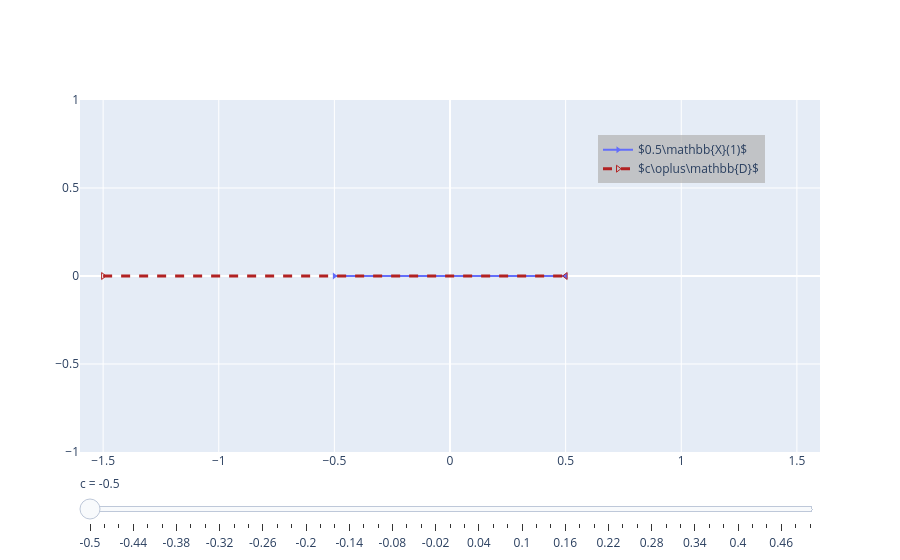

The code cell stored with this chart in its notebook:
### Markdown cell above
How does $A\mathbb{X}(1)$ changes with the value of $A$?
By playing around with the values of $A$ we observe that if $A<1$ the interval shrinks compared to $\mathbb{X}(1)$ until it starts growing again for $A<-1$. 
While in the scalar case, the set $\mathbb{X}(1)$ is stretched or compressed based on the value of $A$, in a higher dimensional scenario the set $\mathbb{X}(1)$ could also be rotated when it is multiplied by $A$.

Now that we know the set $A\mathbb{X}(1)$, let us determine the set in which $x(2)$ can lie.

Recall that $x(2) = A x(1) + d(1)$, where both $Ax(1)$ and $d(1)$ are unknown but we know the sets in which these values can lie in.
Therefore, to determine the set $\mathbb{X}(2)$ we need to sum the sets $A\mathbb{X}(1)$ and $\mathbb{D}$ somehow together.

The mathematical operation to add two sets together is called a [_Minkowski sum_](https://en.wikipedia.org/wiki/Minkowski_addition), which is denoted by the operator $\oplus$.
Mathematically, it is defined as follows
$$ \mathbb{A} \oplus \mathbb{B} = \lbrace a + b\ \text{for}\ \text{all}\ a\in\mathbb{A},\, b\in\mathbb{B}\rbrace. $$
Intuitively, this means we pick any value $a\in\mathbb{A}$ and add all the values in $\mathbb{B}$ to it to get a new set, which is basically the set $\mathbb{B}$ shifted by the value $a$. 
If we do that for all values in $\mathbb{A}$ and take the union over the resulting sets, we obtain the Minkowski sum of the sets $\mathbb{A}$ and $\mathbb{B}$.

We are visualizing that concept for the scalar system example in the figure below, where we choose $A=0.5$.

The blue solid line interval represents $0.5\mathbb{X}(1)$ and the red dashed interval represents what happens when a single value of $0.5\mathbb{X}(1)$ is added to $\mathbb{D}$.
Feel free to move the slider to see how the resulting red interval changes if a different value of $c\in0.5\mathbb{X}(1)$ is added to $\mathbb{D}$.

### Code cell
interval_dict = {}

org_interval = [-0.5, 0.5]
dist_interval = [-1,1]
slider_values = np.linspace(org_interval[0],org_interval[1],51)
t_init = org_interval[0]

steps = []
for value in slider_values:
    value_rounded = np.round(value,2)
    new_interval_fun = lambda x: sorted([x+i for i in dist_interval])
    
    interval_dict[value_rounded] = new_interval_fun(value_rounded)
    
    step = dict(
        method="update",
        label=str(value_rounded),
        args=[
            {
                "x": [org_interval, interval_dict[value_rounded]],
                "y": [[0,0], [0,0]]
            }
        ]
    )
    steps.append(step)

sliders = [dict(
    active=np.argwhere(slider_values==t_init).item(),
    steps=steps,
    currentvalue={"prefix": r"c = "}
)]
fig2 = go.Figure(data=[
    go.Scatter(y=[0,0],
        x=org_interval, 
        mode="markers+lines",
        marker_symbol=[["triangle-left", "triangle-right"][item<0] for item in org_interval], name = r'$0.5\mathbb{X}(1)$'),
    go.Scatter(x=interval_dict[t_init], y=[0,0], mode="markers+lines", marker_symbol=[["triangle-left-open", "triangle-right-open"][item<0] for item in org_interval], line = dict(color='firebrick', width=3, dash='dash'), name = r'$c\oplus\mathbb{D}$'),
])

# Initial annotation (for t_init)
fig2.update_layout(
    sliders=sliders,
    showlegend=True,
    legend=dict(
                x=.7,  # value must be between 0 to 1.
                y=0.9,   # value must be between 0 to 1.
                traceorder="normal",
                bgcolor = 'rgba(0.7,0.7,0.7,0.7)'
                )
)

fig2.update_xaxes(range=[-1.6,1.6])

HTML(fig2.to_html(include_plotlyjs=False, full_html=False, div_id="fig2"))

### Figure 1 — Plotly figure (JSON) as saved in the notebook; plotly's stock layout.template omitted (floating-point values rounded to 4 significant figures)
{"data": [{"marker": {"symbol": ["triangle-right", "triangle-left"]}, "mode": "markers+lines", "name": "$0.5\\mathbb{X}(1)$", "type": "scatter", "x": [-0.5, 0.5], "y": [0, 0]}, {"line": {"color": "firebrick", "dash": "dash", "width": 3}, "marker": {"symbol": ["triangle-right-open", "triangle-left-open"]}, "mode": "markers+lines", "name": "$c\\oplus\\mathbb{D}$", "type": "scatter", "x": [-1.5, 0.5], "y": [0, 0]}], "layout": {"legend": {"bgcolor": "rgba(0.7,0.7,0.7,0.7)", "traceorder": "normal", "x": 0.7, "y": 0.9}, "showlegend": true, "sliders": [{"active": 0, "currentvalue": {"prefix": "c = "}, "steps": [{"args": [{"x": [[-0.5, 0.5], [-1.5, 0.5]], "y": [[0, 0], [0, 0]]}], "label": "-0.5", "method": "update"}, {"args": [{"x": [[-0.5, 0.5], [-1.48, 0.52]], "y": [[0, 0], [0, 0]]}], "label": "-0.48", "method": "update"}, {"args": [{"x": [[-0.5, 0.5], [-1.46, 0.54]], "y": [[0, 0], [0, 0]]}], "label": "-0.46", "method": "update"}, {"args": [{"x": [[-0.5, 0.5], [-1.44, 0.56]], "y": [[0, 0], [0, 0]]}], "label": "-0.44", "method": "update"}, {"args": [{"x": [[-0.5, 0.5], [-1.42, 0.58]], "y": [[0, 0], [0, 0]]}], "label": "-0.42", "method": "update"}, {"args": [{"x": [[-0.5, 0.5], [-1.4, 0.6]], "y": [[0, 0], [0, 0]]}], "label": "-0.4", "method": "update"}, {"args": [{"x": [[-0.5, 0.5], [-1.38, 0.62]], "y": [[0, 0], [0, 0]]}], "label": "-0.38", "method": "update"}, {"args": [{"x": [[-0.5, 0.5], [-1.36, 0.64]], "y": [[0, 0], [0, 0]]}], "label": "-0.36", "method": "update"}, {"args": [{"x": [[-0.5, 0.5], [-1.34, 0.66]], "y": [[0, 0], [0, 0]]}], "label": "-0.34", "method": "update"}, {"args": [{"x": [[-0.5, 0.5], [-1.32, 0.68]], "y": [[0, 0], [0, 0]]}], "label": "-0.32", "method": "update"}, {"args": [{"x": [[-0.5, 0.5], [-1.3, 0.7]], "y": [[0, 0], [0, 0]]}], "label": "-0.3", "method": "update"}, {"args": [{"x": [[-0.5, 0.5], [-1.28, 0.72]], "y": [[0, 0], [0, 0]]}], "label": "-0.28", "method": "update"}, {"args": [{"x": [[-0.5, 0.5], [-1.26, 0.74]], "y": [[0, 0], [0, 0]]}], "label": "-0.26", "method": "update"}, {"args": [{"x": [[-0.5, 0.5], [-1.24, 0.76]], "y": [[0, 0], [0, 0]]}], "label": "-0.24", "method": "update"}, {"args": [{"x": [[-0.5, 0.5], [-1.22, 0.78]], "y": [[0, 0], [0, 0]]}], "label": "-0.22", "method": "update"}, {"args": [{"x": [[-0.5, 0.5], [-1.2, 0.8]], "y": [[0, 0], [0, 0]]}], "label": "-0.2", "method": "update"}, {"args": [{"x": [[-0.5, 0.5], [-1.18, 0.82]], "y": [[0, 0], [0, 0]]}], "label": "-0.18", "method": "update"}, {"args": [{"x": [[-0.5, 0.5], [-1.16, 0.84]], "y": [[0, 0], [0, 0]]}], "label": "-0.16", "method": "update"}, {"args": [{"x": [[-0.5, 0.5], [-1.14, 0.86]], "y": [[0, 0], [0, 0]]}], "label": "-0.14", "method": "update"}, {"args": [{"x": [[-0.5, 0.5], [-1.12, 0.88]], "y": [[0, 0], [0, 0]]}], "label": "-0.12", "method": "update"}, {"args": [{"x": [[-0.5, 0.5], [-1.1, 0.9]], "y": [[0, 0], [0, 0]]}], "label": "-0.1", "method": "update"}, {"args": [{"x": [[-0.5, 0.5], [-1.08, 0.92]], "y": [[0, 0], [0, 0]]}], "label": "-0.08", "method": "update"}, {"args": [{"x": [[-0.5, 0.5], [-1.06, 0.94]], "y": [[0, 0], [0, 0]]}], "label": "-0.06", "method": "update"}, {"args": [{"x": [[-0.5, 0.5], [-1.04, 0.96]], "y": [[0, 0], [0, 0]]}], "label": "-0.04", "method": "update"}, {"args": [{"x": [[-0.5, 0.5], [-1.02, 0.98]], "y": [[0, 0], [0, 0]]}], "label": "-0.02", "method": "update"}, {"args": [{"x": [[-0.5, 0.5], [-1, 1]], "y": [[0, 0], [0, 0]]}], "label": "0.0", "method": "update"}, {"args": [{"x": [[-0.5, 0.5], [-0.98, 1.02]], "y": [[0, 0], [0, 0]]}], "label": "0.02", "method": "update"}, {"args": [{"x": [[-0.5, 0.5], [-0.96, 1.04]], "y": [[0, 0], [0, 0]]}], "label": "0.04", "method": "update"}, {"args": [{"x": [[-0.5, 0.5], [-0.94, 1.06]], "y": [[0, 0], [0, 0]]}], "label": "0.06", "method": "update"}, {"args": [{"x": [[-0.5, 0.5], [-0.92, 1.08]], "y": [[0, 0], [0, 0]]}], "label": "0.08", "method": "update"}, {"args": [{"x": [[-0.5, 0.5], [-0.9, 1.1]], "y": [[0, 0], [0, 0]]}], "label": "0.1", "method": "update"}, {"args": [{"x": [[-0.5, 0.5], [-0.88, 1.12]], "y": [[0, 0], [0, 0]]}], "label": "0.12", "method": "update"}, {"args": [{"x": [[-0.5, 0.5], [-0.86, 1.14]], "y": [[0, 0], [0, 0]]}], "label": "0.14", "method": "update"}, {"args": [{"x": [[-0.5, 0.5], [-0.84, 1.16]], "y": [[0, 0], [0, 0]]}], "label": "0.16", "method": "update"}, {"args": [{"x": [[-0.5, 0.5], [-0.82, 1.18]], "y": [[0, 0], [0, 0]]}], "label": "0.18", "method": "update"}, {"args": [{"x": [[-0.5, 0.5], [-0.8, 1.2]], "y": [[0, 0], [0, 0]]}], "label": "0.2", "method": "update"}, {"args": [{"x": [[-0.5, 0.5], [-0.78, 1.22]], "y": [[0, 0], [0, 0]]}], "label": "0.22", "method": "update"}, {"args": [{"x": [[-0.5, 0.5], [-0.76, 1.24]], "y": [[0, 0], [0, 0]]}], "label": "0.24", "method": "update"}, {"args": [{"x": [[-0.5, 0.5], [-0.74, 1.26]], "y": [[0, 0], [0, 0]]}], "label": "0.26", "method": "update"}, {"args": [{"x": [[-0.5, 0.5], [-0.72, 1.28]], "y": [[0, 0], [0, 0]]}], "label": "0.28", "method": "update"}, {"args": [{"x": [[-0.5, 0.5], [-0.7, 1.3]], "y": [[0, 0], [0, 0]]}], "label": "0.3", "method": "update"}, {"args": [{"x": [[-0.5, 0.5], [-0.68, 1.32]], "y": [[0, 0], [0, 0]]}], "label": "0.32", "method": "update"}, {"args": [{"x": [[-0.5, 0.5], [-0.66, 1.34]], "y": [[0, 0], [0, 0]]}], "label": "0.34", "method": "update"}, {"args": [{"x": [[-0.5, 0.5], [-0.64, 1.36]], "y": [[0, 0], [0, 0]]}], "label": "0.36", "method": "update"}, {"args": [{"x": [[-0.5, 0.5], [-0.62, 1.38]], "y": [[0, 0], [0, 0]]}], "label": "0.38", "method": "update"}, {"args": [{"x": [[-0.5, 0.5], [-0.6, 1.4]], "y": [[0, 0], [0, 0]]}], "label": "0.4", "method": "update"}, {"args": [{"x": [[-0.5, 0.5], [-0.58, 1.42]], "y": [[0, 0], [0, 0]]}], "label": "0.42", "method": "update"}, {"args": [{"x": [[-0.5, 0.5], [-0.56, 1.44]], "y": [[0, 0], [0, 0]]}], "label": "0.44", "method": "update"}, {"args": [{"x": [[-0.5, 0.5], [-0.54, 1.46]], "y": [[0, 0], [0, 0]]}], "label": "0.46", "method": "update"}, {"args": [{"x": [[-0.5, 0.5], [-0.52, 1.48]], "y": [[0, 0], [0, 0]]}], "label": "0.48", "method": "update"}, {"args": [{"x": [[-0.5, 0.5], [-0.5, 1.5]], "y": [[0, 0], [0, 0]]}], "label": "0.5", "method": "update"}]}], "xaxis": {"range": [-1.6, 1.6]}}}
